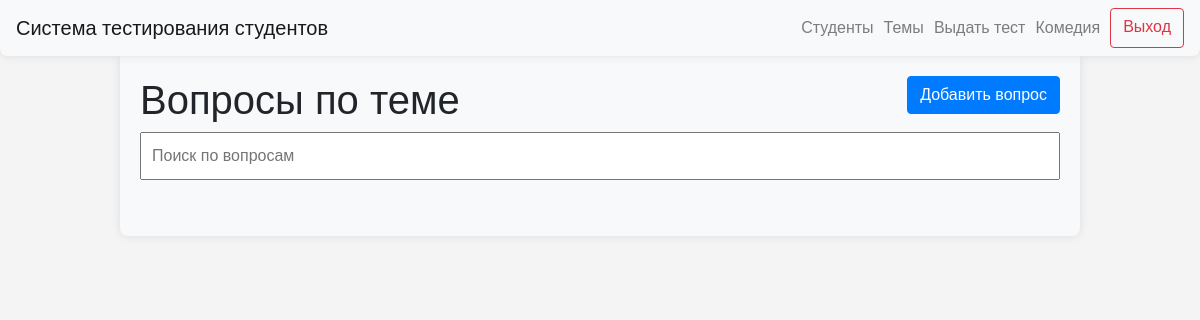
The app's page /questions/11 (signed in), older data.
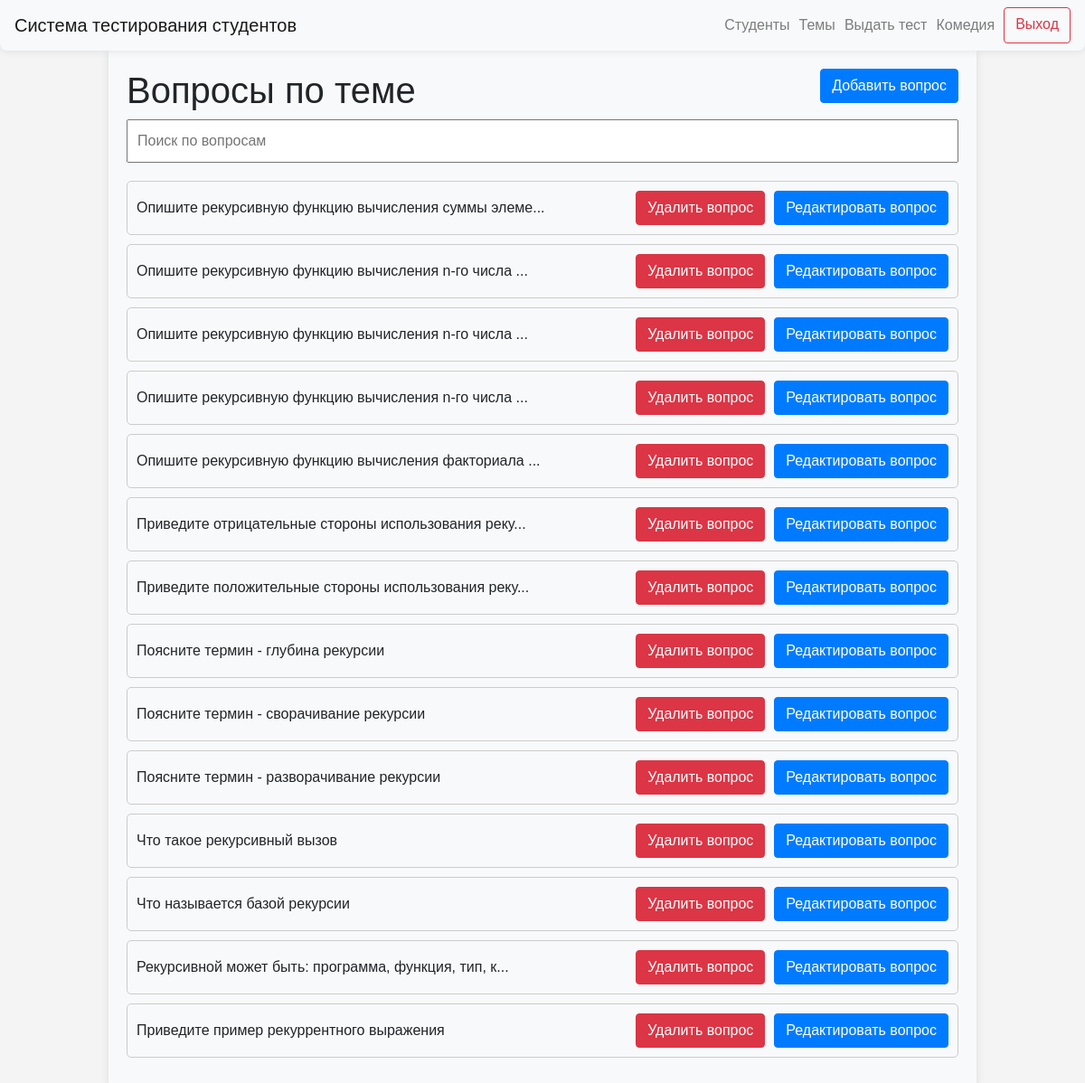
The same page, newer data.
### data/questions.py (models this page shows)
class Question(SqlAlchemyBase, UserMixin, SerializerMixin):
    __tablename__ = "questions"
    id = sqlalchemy.Column(sqlalchemy.Integer,
                           primary_key=True, autoincrement=True)
    text = sqlalchemy.Column(sqlalchemy.String, nullable=True)
    topic_id = sqlalchemy.Column(sqlalchemy.Integer, sqlalchemy.ForeignKey("topics.id"), nullable=True)

### server.py (the view)
@app.route("/questions/<int:topic_id>")
@login_required
def questions(topic_id):
    if current_user.user_level == "admin":
        db_sess = db_session.create_session()
        question_list = (
            db_sess.query(Question)
            .filter(
                Question.topic_id == topic_id,
            )
            .order_by(desc(Question.id))
            .all()
        )
        print(question_list)
        return render_template("questions.html", title="Вопросы по теме", questions=question_list, topic_id=topic_id)
    abort(403)

### data/db_session.py (called while the page is built)
def create_session() -> Session:
    global __factory
    return __factory()

### server.py (called while the page is built)
@login_manager.user_loader
def load_user(user_id):
    db_sess = db_session.create_session()
    return db_sess.query(User).get(user_id)

### templates/questions.html (shortened to what this page needs)
{% extends "base.html" %}
{% block content %}
<body>
<h1>Вопросы по теме<a type="button" class="btn btn-primary" style="float: right;" href="/add_question/{{ topic_id }}">Добавить
    вопрос</a>
</h1>
<input type="text" id="searchInput" onkeyup="searchTests()" placeholder="Поиск по вопросам">
<ul id="testList">
    {% for question in questions %}
    <li class="testItem">{% if question.text|length > 50 %}{{ question.text[:50] + "..." }}{% else %}{{ question.text }}{% endif %}
        <div class="buttons-container"><a type="button" class="btn btn-danger"
                                          href="/delete_question/{{ topic_id }}/{{ question.id }}">Удалить вопрос</a> <a
                type="button" class="btn btn-primary"
                href="/edit_question/{{ topic_id }}/{{ question.id }}">Редактировать
            вопрос</a></div>
    </li>
    {% endfor %}
</ul>
</body>
{% endblock %}

Row changes from the older to the newer data that the page shows:
added Question: text "Опишите рекурсивную функцию вычисления суммы элеме..."
added Question: text "Опишите рекурсивную функцию вычисления n-го числа ..."
added Question: text "Опишите рекурсивную функцию вычисления n-го числа ..."
added Question: text "Опишите рекурсивную функцию вычисления n-го числа ..."
added Question: text "Опишите рекурсивную функцию вычисления факториала ..."
added Question: text "Приведите отрицательные стороны использования реку..."
added Question: text "Приведите положительные стороны использования реку..."
added Question: text "Поясните термин - глубина рекурсии"
added Question: text "Поясните термин - сворачивание рекурсии"
added Question: text "Поясните термин - разворачивание рекурсии"
added Question: text "Что такое рекурсивный вызов"
added Question: text "Что называется базой рекурсии"
added Question: text "Рекурсивной может быть: программа, функция, тип, к..."
added Question: text "Приведите пример рекуррентного выражения"
